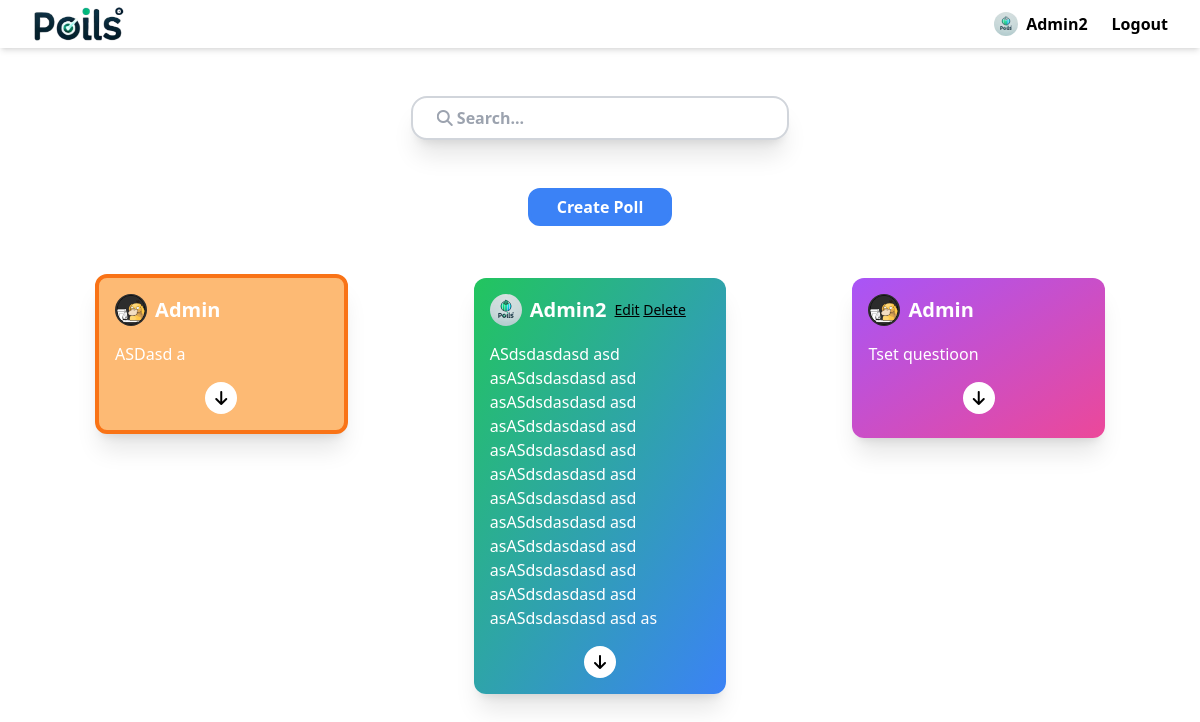
Screenshot of / (signed in) with the database file from the repository.
### members/models.py (models this page shows)
class Profile(models.Model):
    user = models.OneToOneField(User, on_delete=models.CASCADE)
    image = models.ImageField(upload_to="profiles/", null=True, blank=True)
    bio = models.TextField(max_length=300, null=True, blank=True)

### base/models.py (models this page shows, shortened)
class Poll(models.Model):
    question = models.TextField()
    description = models.TextField(null=True, blank=True)
    made_by = models.ForeignKey(User, on_delete=models.SET_NULL, null=True)
    created = models.DateTimeField(auto_now_add=True)
    updated = models.DateTimeField(auto_now=True)
    styles = models.ManyToManyField(Style)
    class Meta:
        ordering = ['-updated', '-created']
    @property
    def user(self):
        return self.made_by

### base/views.py (the view)
# urls.py: path('', views.home, name="home"),
def home(request):
    def cut_poll_description(poll):
        poll.question = f"{poll.question[:question_len]}..."
        return poll
    question_len = 250
    q = request.GET.get('q') if request.GET.get('q') else ''
    polls = Poll.objects.filter(
        Q(question__icontains=q) | Q(description__icontains=q)
    )
    print(polls.first().styles.get().id)
    polls_shortened = [poll if len(poll.question) < question_len else cut_poll_description(poll) for poll in polls]
    context = {'polls': polls_shortened, 'search': q}
    return render(request, 'base/home.html', context)

### base/templates/base/home.html
{% extends 'main.html' %}
{% block content %}
    <div class="m-auto px-8">
        <div class="mt-12 m-auto w-1/3">
            <form action="{% url 'home' %}">
                <input class="resize-y w-full py-2 px-6 border-2 border-gray-300 shadow-xl rounded-2xl ease-in-out duration-300 placeholder:font-bold focus:ring-blue-500 focus:border-blue-400 focus:shadow-blue-100 focus-visible:ring-0 focus-visible:outline-0" id="search" type="text" name="q" value='{{ search }}' placeholder='&#xF002 Search...' style='font-family:ui-sans-serif, system-ui, sans-serif, "Apple Color Emoji", "Segoe UI Emoji", "Segoe UI Symbol", "Noto Color Emoji", FontAwesome'/>
            </form>
        </div>
        <div class="mt-6 w-full flex items-center">
            <a class="text-center mt-6 w-36 m-auto px-2 py-1 border-[3px] border-blue-500 hover:bg-white hover:text-blue-500 text-white bg-blue-500 rounded-xl ease-in duration-100 font-bold" href="{% url 'create-poll' %}">Create Poll</a>
        </div>
        <div class="inline-grid grid-cols-3 items-baseline w-full justify-items-center mt-12 gap-y-24">
            {% for poll in polls %}
                {% if poll.styles.first.id == 1 %}
                    {% include 'base/components/gradient-b-p.html' %}
                {% elif poll.styles.first.id == 2 %}
                    {% include 'base/components/gradient-g-b.html' %}
                {% elif poll.styles.first.id == 3 %}
                    {% include 'base/components/border-orange.html' %}
                {% endif %}
            {% endfor %}
        </div>
    </div>
{% endblock %}

### templates/navbar.html
<div class="flex justify-between items-center px-8 h-12 shadow-md">
    <a href="/" class="font-bold">
       <img class="h-10" src="/media/logo-name.png">
    </a>
    <div class="flex gap-6">
        {% if request.user.is_authenticated %}
            <div class="flex font-bold gap-2">
                {% if user.profile.image %}
                    <img class="rounded-full w-6 h-6" src="{{ user.profile.image.url }}" />
                {% else %}
                    <i class="text-2xl self-center fa-regular fa-circle-user"></i>
                {% endif %}
                <a href="{% url 'members.profile' %}">{{ request.user|capfirst }}</a>
            </div>
            <a href="{% url 'logout' %}" class="font-bold">
                Logout
            </a>
        {% else %}
            <a href="{% url 'login' %}" class="font-bold">
                Login
            </a>
        {% endif %}
    </div>
</div>

### base/templates/base/components/border-orange.html (shortened to what this page needs)
<div class="text-white pb-4 pt-4 px-4 w-2/3 min-h-40 rounded-xl shadow-xl bg-orange-300 border-4 border-orange-500">
    <div class="mb-4 flex h-8 gap-x-2 place-items-center">
        {% if poll.user.profile.image %}
            <img class="rounded-full w-8 h-8" src="{{ poll.user.profile.image.url }}" />
        {% else %}
            <i class="text-2xl self-center fa-regular fa-circle-user"></i>
        {% endif %}
        <p class="font-bold text-xl">{{ poll.made_by|capfirst }}</p>
    </div>
    <p>{{ poll.question }}</p>
    <a href="{% url 'poll' poll.id %}" class="mt-4 text-black !block m-auto justify-center content-center text-center bg-white w-8 h-8 rounded-full">
        <i class="fa-solid fa-arrow-down "></i>
    </a>
</div>

### base/templates/base/components/gradient-g-b.html
<div class="text-white pb-4 pt-4 px-4 w-2/3 min-h-40 rounded-xl shadow-xl bg-gradient-to-br from-green-500 to-blue-500">
    <div class="mb-4 flex h-8 gap-x-2 place-items-center">
        {% if poll.user.profile.image %}
            <img class="rounded-full w-8 h-8" src="{{ poll.user.profile.image.url }}" />
        {% else %}
            <i class="text-2xl self-center fa-regular fa-circle-user"></i>
        {% endif %}
        <p class="font-bold text-xl">{{ poll.made_by|capfirst }}</p>
        {% if request.user == poll.made_by %}
            <div class="text-sm text-black">
                <a href="{% url 'edit-poll' poll.id %}" class="underline">Edit</a>
                <a href="{% url 'delete-poll' poll.id %}" class="underline">Delete</a>
            </div>
        {% endif %}
    </div>
    <p>{{ poll.question }}</p>
    <a href="{% url 'poll' poll.id %}" class="mt-4 text-black !block m-auto justify-center content-center text-center bg-white w-8 h-8 rounded-full ">
        <i class="fa-solid fa-arrow-down "></i>
    </a>
</div>

### base/templates/base/components/gradient-b-p.html (shortened to what this page needs)
<div class="text-white pb-4 pt-4 px-4 w-2/3 min-h-40 rounded-xl shadow-xl bg-gradient-to-br from-purple-500 to-pink-500">
    <div class="mb-4 flex h-8 gap-x-2 place-items-center">
        {% if poll.user.profile.image %}
            <img class="rounded-full w-8 h-8" src="{{ poll.user.profile.image.url }}" />
        {% else %}
            <i class="text-2xl self-center fa-regular fa-circle-user"></i>
        {% endif %}
        <p class="font-bold text-xl">{{ poll.made_by|capfirst }}</p>
    </div>
    <p>{{ poll.question }}</p>
    <a href="{% url 'poll' poll.id %}" class="mt-4 text-black !block m-auto justify-center content-center text-center bg-white w-8 h-8 rounded-full ">
        <i class="fa-solid fa-arrow-down "></i>
    </a>
</div>

### rows the page displays
Poll: user.profile.image (picture), made_by "Admin", question "ASDasd a"
Poll: user.profile.image (picture), made_by "Admin2", shows "Edit", question "ASdsdasdasd asd asASdsdasdasd asd asASdsdasdasd asd asASdsdasdasd asd asASdsdasdasd asd asASdsdasdasd asd asASdsdasdasd asd asASdsdasdasd asd asASdsdasdasd asd asASdsdasdasd asd asASdsdasdasd asd asASdsdasdasd asd as"
Poll: user.profile.image (picture), made_by "Admin", question "Tset questioon"

### other values shown
{{ request.user|capfirst }} "Admin2"
